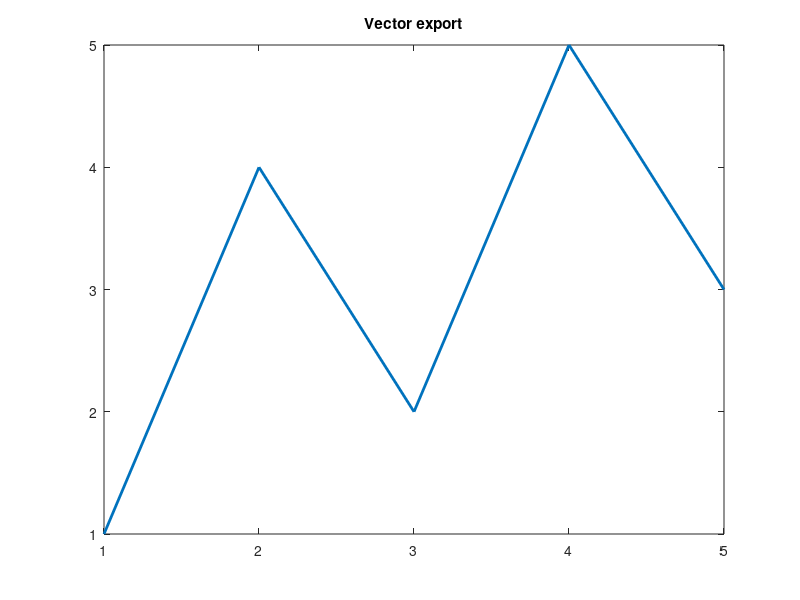
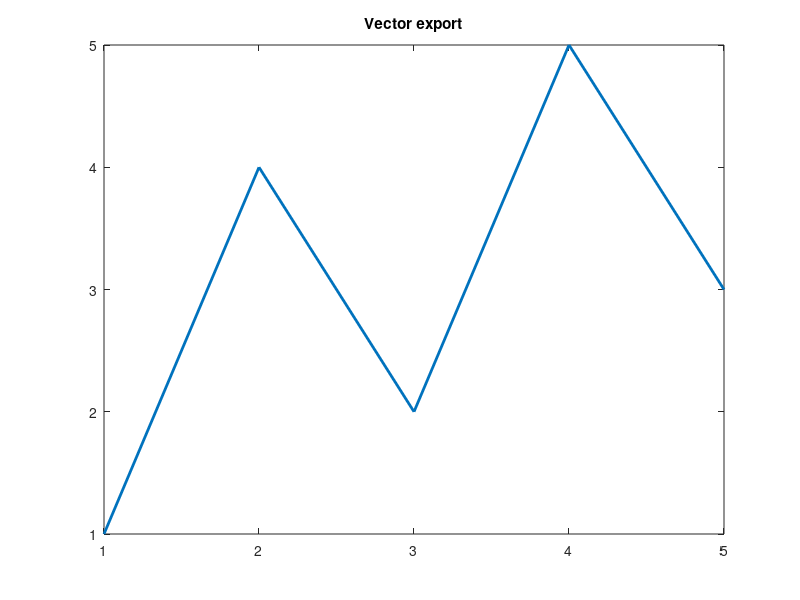

Recreate these plots in MATLAB, in order. (Note: this script raises an error after producing the figures.)
%=============================================================================
% Copyright (c) 2016-present Allan CORNET (Nelson)
%=============================================================================
% This file is part of Nelson.
%=============================================================================
% LICENCE_BLOCK_BEGIN
% SPDX-License-Identifier: LGPL-3.0-or-later
% LICENCE_BLOCK_END
%=============================================================================
% <--ADV-CLI MODE-->
%=============================================================================
destination = [tempname(), '/'];
mkdir(destination);
f = figure('Visible', 'off', 'Position', [100 100 420 315], 'Color', [1 1 1]);
plot(1:5, [1, 4, 2, 5, 3], 'LineWidth', 2);
title('Vector export');
%=============================================================================
svgFile = [destination, 'figure.svg'];
pdfFile = [destination, 'figure.pdf'];
saveas(f, svgFile);
saveas(f, pdfFile);
close(f);
%=============================================================================
svg = fileread(svgFile);
asserts.istrue(contains(svg, '<svg'));
asserts.istrue(contains(svg, 'viewBox='));
asserts.istrue(contains(svg, '</svg>'));
fid = fopen(pdfFile, 'r');
asserts.istrue(fid > 0);
signature = fread(fid, 4, '*char');
fclose(fid);
% fread('*char') orientation varies; compare as a row against the literal signature
asserts.isequal(reshape(signature, 1, []), '%PDF');
%=============================================================================
